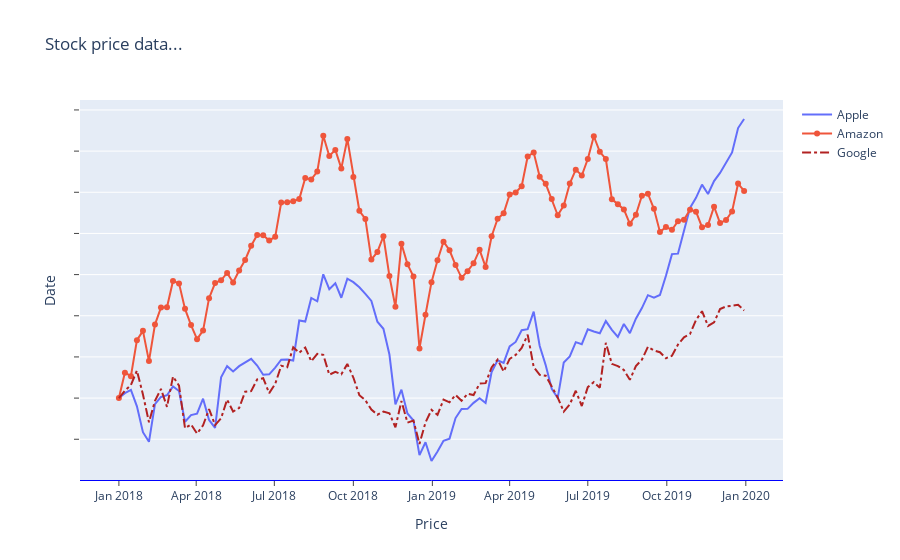

This figure's notebook cell:
### Code cell
fig = go.Figure()
fig.add_trace(go.Scatter(x=df_stocks.date, y=df_stocks.AAPL, mode = 'lines', name = 'Apple'))
fig.add_trace(go.Scatter(x=df_stocks.date, y=df_stocks.AMZN, mode = 'lines+markers', name = 'Amazon'))
fig.add_trace(go.Scatter(x=df_stocks.date, y=df_stocks.GOOG, mode = 'lines', name = 'Google', line = dict(color='firebrick', width=2, dash='dashdot')))
fig.update_layout(title='Stock price data...', xaxis_title='Price', yaxis_title='Date') 
fig.update_layout(xaxis=dict(showline=True, showgrid=False, showticklabels=True, linecolor='blue', ticks='outside'), yaxis=dict(showline=False, showgrid=True, showticklabels=False, linecolor='red', ticks='outside'))
